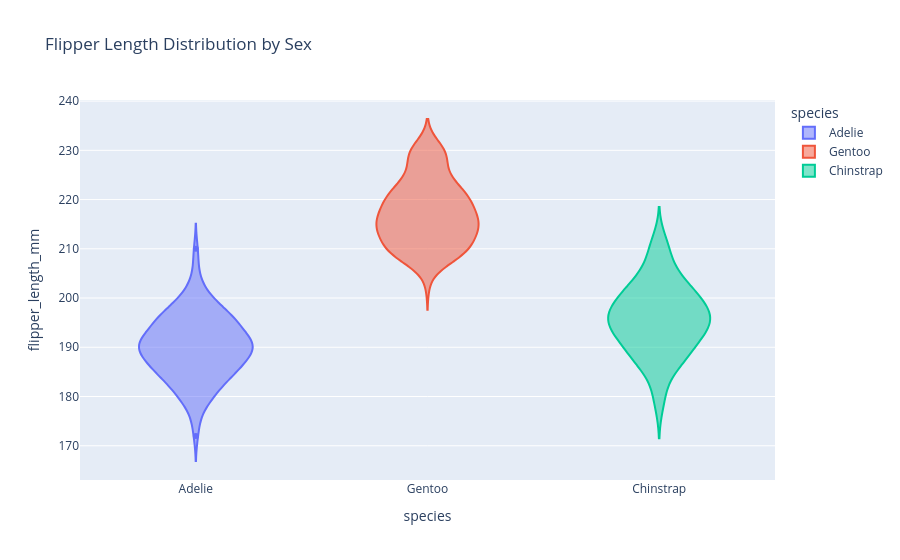

Notebook code cell kept with this figure:
### Markdown cell above
## Violin Plots

Violin plots combine the summary statistics of box plots with a mirrored kernel density plot, offering a fuller picture of a distribution’s shape. This is particularly useful when two groups have similar medians and interquartile ranges but differ in how their data is distributed. Plotly’s implementation enables side-by-side comparison and interactive exploration of data nuances, making violin plots a powerful extension of basic statistical visualizations.

### Code cell
fig = px.violin(df, x="species", y="flipper_length_mm", color="species",
                title="Flipper Length Distribution by Sex")
fig.show()

### Figure 1 — Plotly figure (JSON) as saved in the notebook; plotly's stock layout.template omitted (floating-point values rounded to 4 significant figures; data arrays with more than 128 entries replaced by an {"elided": "..."} marker saying what was removed)
{"data": [{"alignmentgroup": "True", "box": {"visible": false}, "hovertemplate": "species=%{x}<br>flipper_length_mm=%{y}<extra></extra>", "legendgroup": "Adelie", "marker": {"color": "#636efa"}, "name": "Adelie", "offsetgroup": "Adelie", "orientation": "v", "scalegroup": "True", "showlegend": true, "type": "violin", "x": {"elided": "146 str values"}, "x0": " ", "xaxis": "x", "y": {"elided": "146 float values"}, "y0": " ", "yaxis": "y"}, {"alignmentgroup": "True", "box": {"visible": false}, "hovertemplate": "species=%{x}<br>flipper_length_mm=%{y}<extra></extra>", "legendgroup": "Gentoo", "marker": {"color": "#EF553B"}, "name": "Gentoo", "offsetgroup": "Gentoo", "orientation": "v", "scalegroup": "True", "showlegend": true, "type": "violin", "x": ["Gentoo", "Gentoo", "Gentoo", "Gentoo", "Gentoo", "Gentoo", "Gentoo", "Gentoo", "Gentoo", "Gentoo", "Gentoo", "Gentoo", "Gentoo", "Gentoo", "Gentoo", "Gentoo", "Gentoo", "Gentoo", "Gentoo", "Gentoo", "Gentoo", "Gentoo", "Gentoo", "Gentoo", "Gentoo", "Gentoo", "Gentoo", "Gentoo", "Gentoo", "Gentoo", "Gentoo", "Gentoo", "Gentoo", "Gentoo", "Gentoo", "Gentoo", "Gentoo", "Gentoo", "Gentoo", "Gentoo", "Gentoo", "Gentoo", "Gentoo", "Gentoo", "Gentoo", "Gentoo", "Gentoo", "Gentoo", "Gentoo", "Gentoo", "Gentoo", "Gentoo", "Gentoo", "Gentoo", "Gentoo", "Gentoo", "Gentoo", "Gentoo", "Gentoo", "Gentoo", "Gentoo", "Gentoo", "Gentoo", "Gentoo", "Gentoo", "Gentoo", "Gentoo", "Gentoo", "Gentoo", "Gentoo", "Gentoo", "Gentoo", "Gentoo", "Gentoo", "Gentoo", "Gentoo", "Gentoo", "Gentoo", "Gentoo", "Gentoo", "Gentoo", "Gentoo", "Gentoo", "Gentoo", "Gentoo", "Gentoo", "Gentoo", "Gentoo", "Gentoo", "Gentoo", "Gentoo", "Gentoo", "Gentoo", "Gentoo", "Gentoo", "Gentoo", "Gentoo", "Gentoo", "Gentoo", "Gentoo", "Gentoo", "Gentoo", "Gentoo", "Gentoo", "Gentoo", "Gentoo", "Gentoo", "Gentoo", "Gentoo", "Gentoo", "Gentoo", "Gentoo", "Gentoo", "Gentoo", "Gentoo", "Gentoo", "Gentoo", "Gentoo", "Gentoo"], "x0": " ", "xaxis": "x", "y": [211.0, 230.0, 210.0, 218.0, 215.0, 210.0, 211.0, 219.0, 209.0, 215.0, 214.0, 216.0, 214.0, 213.0, 210.0, 217.0, 210.0, 221.0, 209.0, 222.0, 218.0, 215.0, 213.0, 215.0, 215.0, 215.0, 215.0, 210.0, 220.0, 222.0, 209.0, 207.0, 230.0, 220.0, 220.0, 213.0, 219.0, 208.0, 208.0, 208.0, 225.0, 210.0, 216.0, 222.0, 217.0, 210.0, 225.0, 213.0, 215.0, 210.0, 220.0, 210.0, 225.0, 217.0, 220.0, 208.0, 220.0, 208.0, 224.0, 208.0, 221.0, 214.0, 231.0, 219.0, 230.0, 229.0, 220.0, 223.0, 216.0, 221.0, 221.0, 217.0, 216.0, 230.0, 209.0, 220.0, 215.0, 223.0, 212.0, 221.0, 212.0, 224.0, 212.0, 228.0, 218.0, 218.0, 212.0, 230.0, 218.0, 228.0, 212.0, 224.0, 214.0, 226.0, 216.0, 222.0, 203.0, 225.0, 219.0, 228.0, 215.0, 228.0, 215.0, 210.0, 219.0, 208.0, 209.0, 216.0, 229.0, 213.0, 230.0, 217.0, 230.0, 222.0, 214.0, 215.0, 222.0, 212.0, 213.0], "y0": " ", "yaxis": "y"}, {"alignmentgroup": "True", "box": {"visible": false}, "hovertemplate": "species=%{x}<br>flipper_length_mm=%{y}<extra></extra>", "legendgroup": "Chinstrap", "marker": {"color": "#00cc96"}, "name": "Chinstrap", "offsetgroup": "Chinstrap", "orientation": "v", "scalegroup": "True", "showlegend": true, "type": "violin", "x": ["Chinstrap", "Chinstrap", "Chinstrap", "Chinstrap", "Chinstrap", "Chinstrap", "Chinstrap", "Chinstrap", "Chinstrap", "Chinstrap", "Chinstrap", "Chinstrap", "Chinstrap", "Chinstrap", "Chinstrap", "Chinstrap", "Chinstrap", "Chinstrap", "Chinstrap", "Chinstrap", "Chinstrap", "Chinstrap", "Chinstrap", "Chinstrap", "Chinstrap", "Chinstrap", "Chinstrap", "Chinstrap", "Chinstrap", "Chinstrap", "Chinstrap", "Chinstrap", "Chinstrap", "Chinstrap", "Chinstrap", "Chinstrap", "Chinstrap", "Chinstrap", "Chinstrap", "Chinstrap", "Chinstrap", "Chinstrap", "Chinstrap", "Chinstrap", "Chinstrap", "Chinstrap", "Chinstrap", "Chinstrap", "Chinstrap", "Chinstrap", "Chinstrap", "Chinstrap", "Chinstrap", "Chinstrap", "Chinstrap", "Chinstrap", "Chinstrap", "Chinstrap", "Chinstrap", "Chinstrap", "Chinstrap", "Chinstrap", "Chinstrap", "Chinstrap", "Chinstrap", "Chinstrap", "Chinstrap", "Chinstrap"], "x0": " ", "xaxis": "x", "y": [192.0, 196.0, 193.0, 188.0, 197.0, 198.0, 178.0, 197.0, 195.0, 198.0, 193.0, 194.0, 185.0, 201.0, 190.0, 201.0, 197.0, 181.0, 190.0, 195.0, 181.0, 191.0, 187.0, 193.0, 195.0, 197.0, 200.0, 200.0, 191.0, 205.0, 187.0, 201.0, 187.0, 203.0, 195.0, 199.0, 195.0, 210.0, 192.0, 205.0, 210.0, 187.0, 196.0, 196.0, 196.0, 201.0, 190.0, 212.0, 187.0, 198.0, 199.0, 201.0, 193.0, 203.0, 187.0, 197.0, 191.0, 203.0, 202.0, 194.0, 206.0, 189.0, 195.0, 207.0, 202.0, 193.0, 210.0, 198.0], "y0": " ", "yaxis": "y"}], "layout": {"legend": {"title": {"text": "species"}, "tracegroupgap": 0}, "title": {"text": "Flipper Length Distribution by Sex"}, "violinmode": "overlay", "xaxis": {"anchor": "y", "categoryarray": ["Adelie", "Gentoo", "Chinstrap"], "categoryorder": "array", "domain": [0, 1], "title": {"text": "species"}}, "yaxis": {"anchor": "x", "domain": [0, 1], "title": {"text": "flipper_length_mm"}}}}
